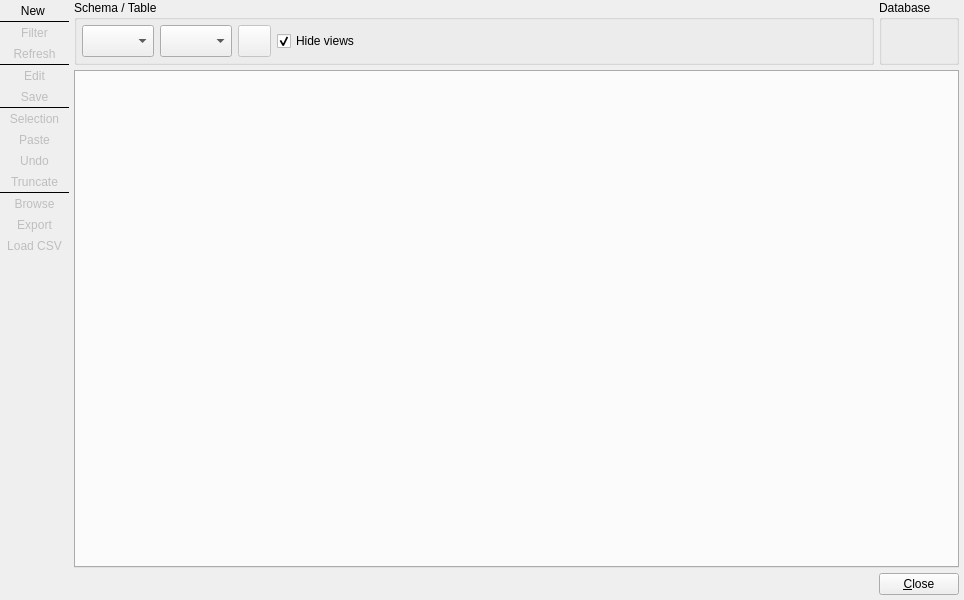
<?xml version="1.0" encoding="UTF-8"?>
<ui version="4.0">
 <class>DataHandlingForm</class>
 <widget class="QDialog" name="DataHandlingForm">
  <property name="geometry">
   <rect>
    <x>0</x>
    <y>0</y>
    <width>964</width>
    <height>600</height>
   </rect>
  </property>
  <property name="minimumSize">
   <size>
    <width>800</width>
    <height>600</height>
   </size>
  </property>
  <property name="baseSize">
   <size>
    <width>1250</width>
    <height>1000</height>
   </size>
  </property>
  <property name="windowTitle">
   <string>Data handling</string>
  </property>
  <property name="windowIcon">
   <iconset resource="../../../../priv-plugins/res/logoicons.qrc">
    <normaloff>:/icons/icons/pgmodeler_logo.png</normaloff>:/icons/icons/pgmodeler_logo.png</iconset>
  </property>
  <property name="modal">
   <bool>false</bool>
  </property>
  <layout class="QGridLayout" name="gridLayout">
   <property name="leftMargin">
    <number>0</number>
   </property>
   <property name="topMargin">
    <number>0</number>
   </property>
   <property name="rightMargin">
    <number>5</number>
   </property>
   <property name="bottomMargin">
    <number>5</number>
   </property>
   <property name="horizontalSpacing">
    <number>5</number>
   </property>
   <property name="verticalSpacing">
    <number>0</number>
   </property>
   <item row="0" column="0">
    <widget class="QWidget" name="btns_parent_wgt" native="true">
     <property name="sizePolicy">
      <sizepolicy hsizetype="Fixed" vsizetype="Preferred">
       <horstretch>0</horstretch>
       <verstretch>0</verstretch>
      </sizepolicy>
     </property>
     <property name="minimumSize">
      <size>
       <width>0</width>
       <height>0</height>
      </size>
     </property>
     <layout class="QGridLayout" name="gridLayout_9">
      <property name="leftMargin">
       <number>0</number>
      </property>
      <property name="topMargin">
       <number>0</number>
      </property>
      <property name="rightMargin">
       <number>0</number>
      </property>
      <property name="bottomMargin">
       <number>0</number>
      </property>
      <property name="spacing">
       <number>0</number>
      </property>
      <item row="3" column="0">
       <widget class="QToolButton" name="refresh_tb">
        <property name="enabled">
         <bool>false</bool>
        </property>
        <property name="sizePolicy">
         <sizepolicy hsizetype="Preferred" vsizetype="Fixed">
          <horstretch>0</horstretch>
          <verstretch>0</verstretch>
         </sizepolicy>
        </property>
        <property name="minimumSize">
         <size>
          <width>0</width>
          <height>0</height>
         </size>
        </property>
        <property name="toolTip">
         <string>Refresh listing</string>
        </property>
        <property name="text">
         <string>Refresh</string>
        </property>
        <property name="icon">
         <iconset resource="../../res/resources.qrc">
          <normaloff>:/icons/icons/refresh.png</normaloff>:/icons/icons/refresh.png</iconset>
        </property>
        <property name="iconSize">
         <size>
          <width>32</width>
          <height>32</height>
         </size>
        </property>
        <property name="shortcut">
         <string>F5</string>
        </property>
        <property name="toolButtonStyle">
         <enum>Qt::ToolButtonStyle::ToolButtonIconOnly</enum>
        </property>
        <property name="autoRaise">
         <bool>true</bool>
        </property>
       </widget>
      </item>
      <item row="7" column="0">
       <widget class="QToolButton" name="edit_tb">
        <property name="enabled">
         <bool>false</bool>
        </property>
        <property name="sizePolicy">
         <sizepolicy hsizetype="Preferred" vsizetype="Fixed">
          <horstretch>0</horstretch>
          <verstretch>0</verstretch>
         </sizepolicy>
        </property>
        <property name="minimumSize">
         <size>
          <width>0</width>
          <height>0</height>
         </size>
        </property>
        <property name="toolTip">
         <string>Edit rows</string>
        </property>
        <property name="text">
         <string>Edit</string>
        </property>
        <property name="icon">
         <iconset resource="../../res/resources.qrc">
          <normaloff>:/icons/icons/editrows.png</normaloff>:/icons/icons/editrows.png</iconset>
        </property>
        <property name="iconSize">
         <size>
          <width>32</width>
          <height>32</height>
         </size>
        </property>
        <property name="popupMode">
         <enum>QToolButton::ToolButtonPopupMode::InstantPopup</enum>
        </property>
        <property name="toolButtonStyle">
         <enum>Qt::ToolButtonStyle::ToolButtonIconOnly</enum>
        </property>
        <property name="autoRaise">
         <bool>true</bool>
        </property>
       </widget>
      </item>
      <item row="6" column="0">
       <widget class="Line" name="separator1_ln">
        <property name="minimumSize">
         <size>
          <width>0</width>
          <height>1</height>
         </size>
        </property>
        <property name="maximumSize">
         <size>
          <width>16777215</width>
          <height>1</height>
         </size>
        </property>
        <property name="frameShadow">
         <enum>QFrame::Shadow::Plain</enum>
        </property>
        <property name="orientation">
         <enum>Qt::Orientation::Horizontal</enum>
        </property>
       </widget>
      </item>
      <item row="13" column="0">
       <widget class="QToolButton" name="selection_tb">
        <property name="enabled">
         <bool>false</bool>
        </property>
        <property name="sizePolicy">
         <sizepolicy hsizetype="Preferred" vsizetype="Fixed">
          <horstretch>0</horstretch>
          <verstretch>0</verstretch>
         </sizepolicy>
        </property>
        <property name="minimumSize">
         <size>
          <width>0</width>
          <height>0</height>
         </size>
        </property>
        <property name="toolTip">
         <string>Copy / save the selected items</string>
        </property>
        <property name="text">
         <string>Selection</string>
        </property>
        <property name="icon">
         <iconset resource="../../res/resources.qrc">
          <normaloff>:/icons/icons/selection.png</normaloff>:/icons/icons/selection.png</iconset>
        </property>
        <property name="iconSize">
         <size>
          <width>32</width>
          <height>32</height>
         </size>
        </property>
        <property name="popupMode">
         <enum>QToolButton::ToolButtonPopupMode::InstantPopup</enum>
        </property>
        <property name="toolButtonStyle">
         <enum>Qt::ToolButtonStyle::ToolButtonIconOnly</enum>
        </property>
        <property name="autoRaise">
         <bool>true</bool>
        </property>
       </widget>
      </item>
      <item row="1" column="0">
       <widget class="Line" name="separator_ln">
        <property name="minimumSize">
         <size>
          <width>0</width>
          <height>1</height>
         </size>
        </property>
        <property name="maximumSize">
         <size>
          <width>16777215</width>
          <height>1</height>
         </size>
        </property>
        <property name="frameShadow">
         <enum>QFrame::Shadow::Plain</enum>
        </property>
        <property name="orientation">
         <enum>Qt::Orientation::Horizontal</enum>
        </property>
       </widget>
      </item>
      <item row="26" column="0">
       <widget class="QToolButton" name="export_tb">
        <property name="enabled">
         <bool>false</bool>
        </property>
        <property name="sizePolicy">
         <sizepolicy hsizetype="Preferred" vsizetype="Fixed">
          <horstretch>0</horstretch>
          <verstretch>0</verstretch>
         </sizepolicy>
        </property>
        <property name="minimumSize">
         <size>
          <width>0</width>
          <height>0</height>
         </size>
        </property>
        <property name="toolTip">
         <string>Export results to a file</string>
        </property>
        <property name="text">
         <string>Export</string>
        </property>
        <property name="icon">
         <iconset resource="../../res/resources.qrc">
          <normaloff>:/icons/icons/exportdata.png</normaloff>:/icons/icons/exportdata.png</iconset>
        </property>
        <property name="iconSize">
         <size>
          <width>32</width>
          <height>32</height>
         </size>
        </property>
        <property name="shortcut">
         <string>Ctrl+X</string>
        </property>
        <property name="popupMode">
         <enum>QToolButton::ToolButtonPopupMode::InstantPopup</enum>
        </property>
        <property name="toolButtonStyle">
         <enum>Qt::ToolButtonStyle::ToolButtonIconOnly</enum>
        </property>
        <property name="autoRaise">
         <bool>true</bool>
        </property>
       </widget>
      </item>
      <item row="14" column="0">
       <widget class="QToolButton" name="paste_tb">
        <property name="enabled">
         <bool>false</bool>
        </property>
        <property name="sizePolicy">
         <sizepolicy hsizetype="Preferred" vsizetype="Fixed">
          <horstretch>0</horstretch>
          <verstretch>0</verstretch>
         </sizepolicy>
        </property>
        <property name="minimumSize">
         <size>
          <width>0</width>
          <height>0</height>
         </size>
        </property>
        <property name="toolTip">
         <string>Paste items on the grid</string>
        </property>
        <property name="text">
         <string>Paste</string>
        </property>
        <property name="icon">
         <iconset resource="../../res/resources.qrc">
          <normaloff>:/icons/icons/paste.png</normaloff>:/icons/icons/paste.png</iconset>
        </property>
        <property name="iconSize">
         <size>
          <width>32</width>
          <height>32</height>
         </size>
        </property>
        <property name="popupMode">
         <enum>QToolButton::ToolButtonPopupMode::InstantPopup</enum>
        </property>
        <property name="toolButtonStyle">
         <enum>Qt::ToolButtonStyle::ToolButtonIconOnly</enum>
        </property>
        <property name="autoRaise">
         <bool>true</bool>
        </property>
       </widget>
      </item>
      <item row="40" column="0">
       <spacer name="verticalSpacer">
        <property name="orientation">
         <enum>Qt::Orientation::Vertical</enum>
        </property>
        <property name="sizeHint" stdset="0">
         <size>
          <width>20</width>
          <height>40</height>
         </size>
        </property>
       </spacer>
      </item>
      <item row="17" column="0">
       <widget class="QToolButton" name="truncate_tb">
        <property name="enabled">
         <bool>false</bool>
        </property>
        <property name="sizePolicy">
         <sizepolicy hsizetype="Preferred" vsizetype="Fixed">
          <horstretch>0</horstretch>
          <verstretch>0</verstretch>
         </sizepolicy>
        </property>
        <property name="minimumSize">
         <size>
          <width>0</width>
          <height>0</height>
         </size>
        </property>
        <property name="toolTip">
         <string>Truncate the browsed table</string>
        </property>
        <property name="text">
         <string>Truncate</string>
        </property>
        <property name="icon">
         <iconset resource="../../res/resources.qrc">
          <normaloff>:/icons/icons/truncate.png</normaloff>:/icons/icons/truncate.png</iconset>
        </property>
        <property name="iconSize">
         <size>
          <width>32</width>
          <height>32</height>
         </size>
        </property>
        <property name="popupMode">
         <enum>QToolButton::ToolButtonPopupMode::InstantPopup</enum>
        </property>
        <property name="toolButtonStyle">
         <enum>Qt::ToolButtonStyle::ToolButtonIconOnly</enum>
        </property>
        <property name="autoRaise">
         <bool>true</bool>
        </property>
       </widget>
      </item>
      <item row="12" column="0">
       <widget class="Line" name="separator2_ln">
        <property name="minimumSize">
         <size>
          <width>0</width>
          <height>1</height>
         </size>
        </property>
        <property name="maximumSize">
         <size>
          <width>16777215</width>
          <height>1</height>
         </size>
        </property>
        <property name="frameShadow">
         <enum>QFrame::Shadow::Plain</enum>
        </property>
        <property name="orientation">
         <enum>Qt::Orientation::Horizontal</enum>
        </property>
       </widget>
      </item>
      <item row="0" column="0">
       <widget class="QToolButton" name="new_window_tb">
        <property name="enabled">
         <bool>true</bool>
        </property>
        <property name="sizePolicy">
         <sizepolicy hsizetype="Preferred" vsizetype="Fixed">
          <horstretch>0</horstretch>
          <verstretch>0</verstretch>
         </sizepolicy>
        </property>
        <property name="minimumSize">
         <size>
          <width>0</width>
          <height>0</height>
         </size>
        </property>
        <property name="toolTip">
         <string>Open a new data manipulation window</string>
        </property>
        <property name="text">
         <string>New </string>
        </property>
        <property name="icon">
         <iconset resource="../../res/resources.qrc">
          <normaloff>:/icons/icons/newdatamanip.png</normaloff>:/icons/icons/newdatamanip.png</iconset>
        </property>
        <property name="iconSize">
         <size>
          <width>32</width>
          <height>32</height>
         </size>
        </property>
        <property name="shortcut">
         <string>Ctrl+N</string>
        </property>
        <property name="toolButtonStyle">
         <enum>Qt::ToolButtonStyle::ToolButtonIconOnly</enum>
        </property>
        <property name="autoRaise">
         <bool>true</bool>
        </property>
       </widget>
      </item>
      <item row="25" column="0">
       <widget class="QToolButton" name="browse_tabs_tb">
        <property name="enabled">
         <bool>false</bool>
        </property>
        <property name="sizePolicy">
         <sizepolicy hsizetype="Preferred" vsizetype="Fixed">
          <horstretch>0</horstretch>
          <verstretch>0</verstretch>
         </sizepolicy>
        </property>
        <property name="minimumSize">
         <size>
          <width>0</width>
          <height>0</height>
         </size>
        </property>
        <property name="toolTip">
         <string>Browse referenced tables</string>
        </property>
        <property name="text">
         <string>Browse</string>
        </property>
        <property name="icon">
         <iconset resource="../../res/resources.qrc">
          <normaloff>:/icons/icons/browsetable.png</normaloff>:/icons/icons/browsetable.png</iconset>
        </property>
        <property name="iconSize">
         <size>
          <width>32</width>
          <height>32</height>
         </size>
        </property>
        <property name="popupMode">
         <enum>QToolButton::ToolButtonPopupMode::InstantPopup</enum>
        </property>
        <property name="toolButtonStyle">
         <enum>Qt::ToolButtonStyle::ToolButtonIconOnly</enum>
        </property>
        <property name="autoRaise">
         <bool>true</bool>
        </property>
       </widget>
      </item>
      <item row="16" column="0">
       <widget class="QToolButton" name="undo_tb">
        <property name="enabled">
         <bool>false</bool>
        </property>
        <property name="sizePolicy">
         <sizepolicy hsizetype="Preferred" vsizetype="Fixed">
          <horstretch>0</horstretch>
          <verstretch>0</verstretch>
         </sizepolicy>
        </property>
        <property name="minimumSize">
         <size>
          <width>0</width>
          <height>0</height>
         </size>
        </property>
        <property name="toolTip">
         <string>Undo modifications</string>
        </property>
        <property name="text">
         <string>Undo</string>
        </property>
        <property name="icon">
         <iconset resource="../../res/resources.qrc">
          <normaloff>:/icons/icons/undo.png</normaloff>:/icons/icons/undo.png</iconset>
        </property>
        <property name="iconSize">
         <size>
          <width>32</width>
          <height>32</height>
         </size>
        </property>
        <property name="shortcut">
         <string>Ctrl+Z</string>
        </property>
        <property name="toolButtonStyle">
         <enum>Qt::ToolButtonStyle::ToolButtonIconOnly</enum>
        </property>
        <property name="autoRaise">
         <bool>true</bool>
        </property>
       </widget>
      </item>
      <item row="2" column="0">
       <widget class="QToolButton" name="filter_tb">
        <property name="enabled">
         <bool>false</bool>
        </property>
        <property name="sizePolicy">
         <sizepolicy hsizetype="Preferred" vsizetype="Fixed">
          <horstretch>0</horstretch>
          <verstretch>0</verstretch>
         </sizepolicy>
        </property>
        <property name="minimumSize">
         <size>
          <width>0</width>
          <height>0</height>
         </size>
        </property>
        <property name="toolTip">
         <string>Filter the result set</string>
        </property>
        <property name="text">
         <string>Filter</string>
        </property>
        <property name="icon">
         <iconset resource="../../res/resources.qrc">
          <normaloff>:/icons/icons/filter.png</normaloff>:/icons/icons/filter.png</iconset>
        </property>
        <property name="iconSize">
         <size>
          <width>32</width>
          <height>32</height>
         </size>
        </property>
        <property name="shortcut">
         <string>Ctrl+F</string>
        </property>
        <property name="checkable">
         <bool>true</bool>
        </property>
        <property name="toolButtonStyle">
         <enum>Qt::ToolButtonStyle::ToolButtonIconOnly</enum>
        </property>
        <property name="autoRaise">
         <bool>true</bool>
        </property>
       </widget>
      </item>
      <item row="24" column="0">
       <widget class="Line" name="separator3_ln">
        <property name="minimumSize">
         <size>
          <width>0</width>
          <height>1</height>
         </size>
        </property>
        <property name="maximumSize">
         <size>
          <width>16777215</width>
          <height>1</height>
         </size>
        </property>
        <property name="frameShadow">
         <enum>QFrame::Shadow::Plain</enum>
        </property>
        <property name="orientation">
         <enum>Qt::Orientation::Horizontal</enum>
        </property>
       </widget>
      </item>
      <item row="8" column="0">
       <widget class="QToolButton" name="save_tb">
        <property name="enabled">
         <bool>false</bool>
        </property>
        <property name="sizePolicy">
         <sizepolicy hsizetype="Preferred" vsizetype="Fixed">
          <horstretch>0</horstretch>
          <verstretch>0</verstretch>
         </sizepolicy>
        </property>
        <property name="minimumSize">
         <size>
          <width>0</width>
          <height>0</height>
         </size>
        </property>
        <property name="toolTip">
         <string>Save changes</string>
        </property>
        <property name="text">
         <string>Save</string>
        </property>
        <property name="icon">
         <iconset resource="../../res/resources.qrc">
          <normaloff>:/icons/icons/save.png</normaloff>:/icons/icons/save.png</iconset>
        </property>
        <property name="iconSize">
         <size>
          <width>32</width>
          <height>32</height>
         </size>
        </property>
        <property name="shortcut">
         <string>Ctrl+S</string>
        </property>
        <property name="toolButtonStyle">
         <enum>Qt::ToolButtonStyle::ToolButtonIconOnly</enum>
        </property>
        <property name="autoRaise">
         <bool>true</bool>
        </property>
       </widget>
      </item>
      <item row="27" column="0">
       <widget class="QToolButton" name="csv_load_tb">
        <property name="enabled">
         <bool>false</bool>
        </property>
        <property name="sizePolicy">
         <sizepolicy hsizetype="Preferred" vsizetype="Fixed">
          <horstretch>0</horstretch>
          <verstretch>0</verstretch>
         </sizepolicy>
        </property>
        <property name="minimumSize">
         <size>
          <width>0</width>
          <height>0</height>
         </size>
        </property>
        <property name="toolTip">
         <string>Add new rows from a CSV file</string>
        </property>
        <property name="text">
         <string>Load CSV</string>
        </property>
        <property name="icon">
         <iconset resource="../../res/resources.qrc">
          <normaloff>:/icons/icons/csvload.png</normaloff>:/icons/icons/csvload.png</iconset>
        </property>
        <property name="iconSize">
         <size>
          <width>32</width>
          <height>32</height>
         </size>
        </property>
        <property name="shortcut">
         <string>Ctrl+L</string>
        </property>
        <property name="checkable">
         <bool>true</bool>
        </property>
        <property name="toolButtonStyle">
         <enum>Qt::ToolButtonStyle::ToolButtonIconOnly</enum>
        </property>
        <property name="autoRaise">
         <bool>true</bool>
        </property>
       </widget>
      </item>
     </layout>
    </widget>
   </item>
   <item row="0" column="1">
    <layout class="QVBoxLayout" name="verticalLayout">
     <property name="spacing">
      <number>5</number>
     </property>
     <item>
      <layout class="QHBoxLayout" name="horizontalLayout_3">
       <property name="spacing">
        <number>5</number>
       </property>
       <item>
        <widget class="QGroupBox" name="groupBox">
         <property name="sizePolicy">
          <sizepolicy hsizetype="Expanding" vsizetype="Preferred">
           <horstretch>0</horstretch>
           <verstretch>0</verstretch>
          </sizepolicy>
         </property>
         <property name="title">
          <string>Schema / Table</string>
         </property>
         <layout class="QHBoxLayout" name="horizontalLayout">
          <property name="leftMargin">
           <number>5</number>
          </property>
          <property name="topMargin">
           <number>5</number>
          </property>
          <property name="rightMargin">
           <number>5</number>
          </property>
          <property name="bottomMargin">
           <number>5</number>
          </property>
          <item>
           <widget class="QComboBox" name="schema_cmb">
            <property name="sizePolicy">
             <sizepolicy hsizetype="Preferred" vsizetype="Preferred">
              <horstretch>0</horstretch>
              <verstretch>0</verstretch>
             </sizepolicy>
            </property>
            <property name="maxVisibleItems">
             <number>20</number>
            </property>
            <property name="insertPolicy">
             <enum>QComboBox::InsertPolicy::InsertAtBottom</enum>
            </property>
            <property name="sizeAdjustPolicy">
             <enum>QComboBox::SizeAdjustPolicy::AdjustToContents</enum>
            </property>
            <property name="iconSize">
             <size>
              <width>22</width>
              <height>22</height>
             </size>
            </property>
           </widget>
          </item>
          <item>
           <widget class="QComboBox" name="table_cmb">
            <property name="sizePolicy">
             <sizepolicy hsizetype="Preferred" vsizetype="Preferred">
              <horstretch>0</horstretch>
              <verstretch>0</verstretch>
             </sizepolicy>
            </property>
            <property name="maxVisibleItems">
             <number>20</number>
            </property>
            <property name="insertPolicy">
             <enum>QComboBox::InsertPolicy::InsertAtBottom</enum>
            </property>
            <property name="sizeAdjustPolicy">
             <enum>QComboBox::SizeAdjustPolicy::AdjustToContents</enum>
            </property>
            <property name="iconSize">
             <size>
              <width>22</width>
              <height>22</height>
             </size>
            </property>
           </widget>
          </item>
          <item>
           <widget class="QToolButton" name="browse_data_tb">
            <property name="enabled">
             <bool>false</bool>
            </property>
            <property name="sizePolicy">
             <sizepolicy hsizetype="Fixed" vsizetype="Preferred">
              <horstretch>0</horstretch>
              <verstretch>0</verstretch>
             </sizepolicy>
            </property>
            <property name="font">
             <font>
              <pointsize>8</pointsize>
             </font>
            </property>
            <property name="toolTip">
             <string>Browse the selected table</string>
            </property>
            <property name="text">
             <string/>
            </property>
            <property name="icon">
             <iconset resource="../../res/resources.qrc">
              <normaloff>:/icons/icons/browsedata1.png</normaloff>:/icons/icons/browsedata1.png</iconset>
            </property>
            <property name="iconSize">
             <size>
              <width>25</width>
              <height>25</height>
             </size>
            </property>
            <property name="checkable">
             <bool>false</bool>
            </property>
            <property name="toolButtonStyle">
             <enum>Qt::ToolButtonStyle::ToolButtonIconOnly</enum>
            </property>
           </widget>
          </item>
          <item>
           <widget class="QCheckBox" name="hide_views_chk">
            <property name="sizePolicy">
             <sizepolicy hsizetype="Fixed" vsizetype="Fixed">
              <horstretch>0</horstretch>
              <verstretch>0</verstretch>
             </sizepolicy>
            </property>
            <property name="text">
             <string>Hide views</string>
            </property>
            <property name="checked">
             <bool>true</bool>
            </property>
           </widget>
          </item>
          <item>
           <spacer name="horizontalSpacer">
            <property name="orientation">
             <enum>Qt::Orientation::Horizontal</enum>
            </property>
            <property name="sizeHint" stdset="0">
             <size>
              <width>40</width>
              <height>20</height>
             </size>
            </property>
           </spacer>
          </item>
         </layout>
        </widget>
       </item>
       <item>
        <widget class="QGroupBox" name="groupBox_2">
         <property name="sizePolicy">
          <sizepolicy hsizetype="Fixed" vsizetype="Preferred">
           <horstretch>0</horstretch>
           <verstretch>0</verstretch>
          </sizepolicy>
         </property>
         <property name="title">
          <string>Database</string>
         </property>
         <layout class="QHBoxLayout" name="horizontalLayout_2">
          <property name="leftMargin">
           <number>5</number>
          </property>
          <property name="topMargin">
           <number>5</number>
          </property>
          <property name="rightMargin">
           <number>5</number>
          </property>
          <property name="bottomMargin">
           <number>5</number>
          </property>
          <item>
           <widget class="QLabel" name="db_icon_lbl">
            <property name="minimumSize">
             <size>
              <width>25</width>
              <height>25</height>
             </size>
            </property>
            <property name="maximumSize">
             <size>
              <width>25</width>
              <height>25</height>
             </size>
            </property>
            <property name="text">
             <string/>
            </property>
            <property name="pixmap">
             <pixmap resource="../../res/resources.qrc">:/icons/icons/database.png</pixmap>
            </property>
            <property name="scaledContents">
             <bool>true</bool>
            </property>
           </widget>
          </item>
          <item>
           <widget class="QLabel" name="db_name_lbl">
            <property name="sizePolicy">
             <sizepolicy hsizetype="Preferred" vsizetype="Preferred">
              <horstretch>0</horstretch>
              <verstretch>0</verstretch>
             </sizepolicy>
            </property>
            <property name="text">
             <string/>
            </property>
            <property name="indent">
             <number>5</number>
            </property>
           </widget>
          </item>
         </layout>
        </widget>
       </item>
      </layout>
     </item>
     <item>
      <widget class="QTabWidget" name="data_grids_tbw">
       <property name="currentIndex">
        <number>-1</number>
       </property>
       <property name="tabsClosable">
        <bool>true</bool>
       </property>
       <property name="movable">
        <bool>true</bool>
       </property>
       <property name="tabBarAutoHide">
        <bool>false</bool>
       </property>
      </widget>
     </item>
    </layout>
   </item>
   <item row="1" column="0" colspan="2">
    <layout class="QGridLayout" name="buttons_lt">
     <property name="leftMargin">
      <number>5</number>
     </property>
     <property name="topMargin">
      <number>5</number>
     </property>
     <property name="rightMargin">
      <number>0</number>
     </property>
     <property name="bottomMargin">
      <number>0</number>
     </property>
     <property name="spacing">
      <number>5</number>
     </property>
     <item row="0" column="0">
      <widget class="QLabel" name="pgmodeler_name_lbl">
       <property name="sizePolicy">
        <sizepolicy hsizetype="Fixed" vsizetype="Fixed">
         <horstretch>0</horstretch>
         <verstretch>0</verstretch>
        </sizepolicy>
       </property>
       <property name="maximumSize">
        <size>
         <width>180</width>
         <height>35</height>
        </size>
       </property>
       <property name="styleSheet">
        <string notr="true"/>
       </property>
       <property name="text">
        <string/>
       </property>
       <property name="textFormat">
        <enum>Qt::TextFormat::PlainText</enum>
       </property>
       <property name="pixmap">
        <pixmap resource="../../res/resources.qrc">:/images/images/pgmodeler_name.png</pixmap>
       </property>
       <property name="scaledContents">
        <bool>true</bool>
       </property>
      </widget>
     </item>
     <item row="0" column="2">
      <widget class="QPushButton" name="close_btn">
       <property name="sizePolicy">
        <sizepolicy hsizetype="Preferred" vsizetype="Preferred">
         <horstretch>0</horstretch>
         <verstretch>0</verstretch>
        </sizepolicy>
       </property>
       <property name="maximumSize">
        <size>
         <width>16777215</width>
         <height>16777215</height>
        </size>
       </property>
       <property name="autoFillBackground">
        <bool>false</bool>
       </property>
       <property name="styleSheet">
        <string notr="true"/>
       </property>
       <property name="text">
        <string>&amp;Close</string>
       </property>
       <property name="icon">
        <iconset resource="../../res/resources.qrc">
         <normaloff>:/icons/icons/close1.png</normaloff>:/icons/icons/close1.png</iconset>
       </property>
       <property name="iconSize">
        <size>
         <width>28</width>
         <height>28</height>
        </size>
       </property>
       <property name="autoRepeat">
        <bool>false</bool>
       </property>
       <property name="autoDefault">
        <bool>false</bool>
       </property>
       <property name="flat">
        <bool>false</bool>
       </property>
      </widget>
     </item>
     <item row="0" column="1">
      <spacer name="horizontalSpacer_4">
       <property name="orientation">
        <enum>Qt::Orientation::Horizontal</enum>
       </property>
       <property name="sizeHint" stdset="0">
        <size>
         <width>40</width>
         <height>20</height>
        </size>
       </property>
      </spacer>
     </item>
    </layout>
   </item>
  </layout>
 </widget>
 <tabstops>
  <tabstop>new_window_tb</tabstop>
  <tabstop>filter_tb</tabstop>
  <tabstop>refresh_tb</tabstop>
  <tabstop>paste_tb</tabstop>
  <tabstop>undo_tb</tabstop>
  <tabstop>truncate_tb</tabstop>
  <tabstop>browse_tabs_tb</tabstop>
  <tabstop>export_tb</tabstop>
  <tabstop>csv_load_tb</tabstop>
  <tabstop>close_btn</tabstop>
 </tabstops>
 <resources>
  <include location="../../res/resources.qrc"/>
  <include location="../../../../priv-plugins/res/logoicons.qrc"/>
 </resources>
 <connections/>
</ui>
